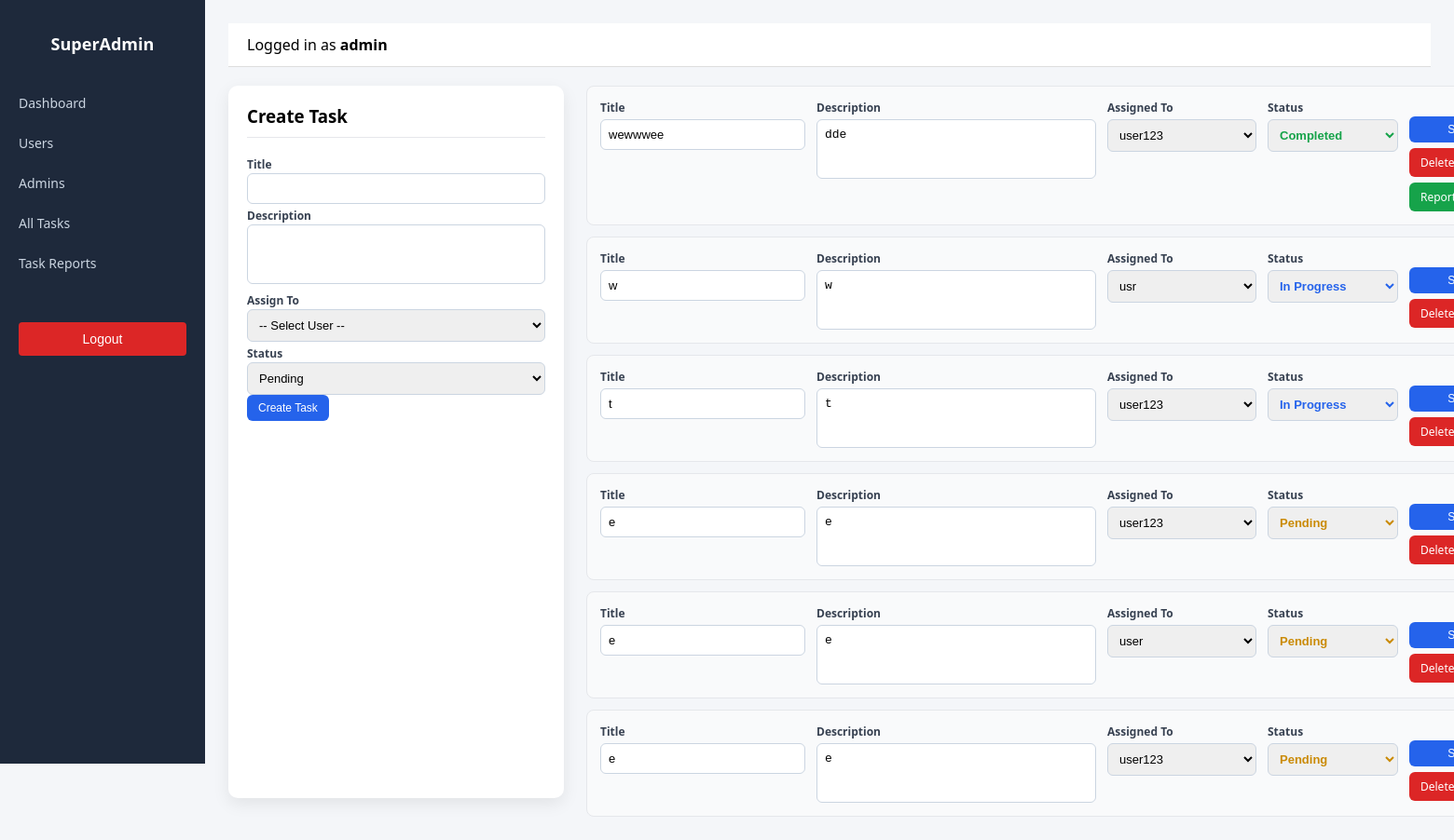
The page /panel/tasks/ (signed in) on the database its author committed.
### admin_panel/models.py (models this page shows, shortened)
class Task(models.Model):
    STATUS_CHOICES = (
        ("Pending", "Pending"),
        ("In Progress", "In Progress"),
        ("Completed", "Completed"),
    )
    title = models.CharField(max_length=200)
    description = models.TextField()
    assigned_to = models.ForeignKey(User, on_delete=models.CASCADE, related_name="tasks" )
    status = models.CharField(max_length=20, choices=STATUS_CHOICES)
    completion_report = models.TextField(blank=True, null=True)
    worked_hours = models.PositiveIntegerField(blank=True, null=True)

### admin_panel/views.py (the view, shortened to what this page needs)
# urls.py: path("tasks/", tasks_view, name="tasks"),
@login_required
def tasks_view(request):
    if not request.user.is_superuser:
        return HttpResponseForbidden()
    users = User.objects.filter(is_active=True).exclude(id=request.user.id)
    tasks = Task.objects.select_related("assigned_to").all()
    return render(
        request,
        "admin_panel/tasks.html",
        {
            "users": users,
            "tasks": tasks,
        }
    )

### admin_panel/templates/admin_panel/tasks.html (shortened to what this page needs)
{% extends "admin_panel/base.html" %}
{% block content %}
<div class="tasks-wrapper">
    <div class="card">
        <h3>Create Task</h3>
        <form method="post">
            <label>Title</label>
            <input type="text" name="title" required>
            <label>Description</label>
            <textarea name="description" required></textarea>
            <label>Assign To</label>
            <select name="assigned_to" required>
                <option value="">-- Select User --</option>
            </select>
            <label>Status</label>
            <select name="status">
                <option value="Pending">Pending</option>
            </select>
            <br>
            <button class="btn btn-primary">Create Task</button>
        </form>
    </div>
    <div class="task-list">
        {% for task in tasks %}
        <form method="post" class="task-row">
            <div class="task-grid">
                <div>
                    <label>Title</label>
                    <input type="text" name="title" value="{{ task.title }}" required>
                </div>
                <div>
                    <label>Description</label>
                    <textarea name="description">{{ task.description }}</textarea>
                </div>
                <div>
                    <label>Assigned To</label>
                    <select name="assigned_to">
                        {% for user in users %}
                            <option value="{{ user.id }}"
                                {% if task.assigned_to_id == user.id %}selected{% endif %}>
                                {{ user.username }}
                            </option>
                        {% endfor %}
                    </select>
                </div>
                <div>
                    <label>Status</label>
                    <select name="status"
                        class="status-{{ task.status|slugify }}">
                        <option value="Pending" {% if task.status == "Pending" %}selected{% endif %}>Pending</option>
                        <option value="In Progress" {% if task.status == "In Progress" %}selected{% endif %}>In Progress</option>
                        <option value="Completed" {% if task.status == "Completed" %}selected{% endif %}>Completed</option>
                    </select>
                </div>
                <div class="task-actions">
                    <button class="btn btn-primary">Save</button>
                    <a class="btn btn-delete"
                       href="{% url 'admin_panel:task-delete' task.id %}">
                        Delete
                    </a>
                    {% if task.status == "Completed" %}
                    <a class="btn btn-report"
                       href="{% url 'admin_panel:task-report' task.id %}">
                        Report
                    </a>
                    {% endif %}
                </div>
            </div>
        </form>
        {% empty %}
            <div class="card">No tasks found.</div>
        {% endfor %}
    </div>
</div>
{% endblock %}

### admin_panel/templates/admin_panel/base.html (shortened to what this page needs)
<!DOCTYPE html>
<html>
<head>
</head>
<body>
<div class="sidebar">
    <h2>SuperAdmin</h2>
    <a href="{% url 'admin_panel:dashboard' %}">Dashboard</a>
    <a href="{% url 'admin_panel:users' %}">Users</a>
    <a href="{% url 'admin_panel:admins' %}">Admins</a>
    <a href="{% url 'admin_panel:tasks' %}">All Tasks</a>
    <a href="{% url 'admin_panel:reports' %}">Task Reports</a>
    <form method="post" action="{% url 'accounts:logout' %}" style="margin-top:30px;">
    <button type="submit" class="btn-sm btn-delete">
        Logout
    </button>
</form>
</div>
<div class="content">
    <div class="topbar">
        Logged in as <strong>{{ request.user.username }}</strong>
    </div>
    {% block content %}{% endblock %}
</div>
</body>
</html>

### admin_panel/templates/admin_panel/base.html (style rules this page uses)
body { margin: 0; font-family: "Segoe UI", Arial, sans-serif; background: #f4f6f9; }
.sidebar { width: 220px; height: 100vh; position: fixed; background: #1e293b; color: #fff; padding-top: 20px; }
.sidebar h2 { text-align: center; font-size: 18px; margin-bottom: 30px; }
.sidebar a { display: block; padding: 12px 20px; color: #cbd5e1; text-decoration: none; font-size: 14px; }
.content { margin-left: 220px; padding: 25px; }
.topbar { background: #fff; padding: 12px 20px; border-bottom: 1px solid #ddd; margin-bottom: 20px; }
.card { background: #fff; padding: 20px; border-radius: 6px; box-shadow: 0 2px 6px rgba(0,0,0,0.08); margin-bottom: 20px; }
.btn { padding: 6px 12px; font-size: 13px; border-radius: 4px; text-decoration: none; border: none; cursor: pointer; }
.sidebar form { padding: 12px 20px; }
.sidebar button { width: 100%; background: #dc2626; border: none; color: #fff; padding: 10px; font-size: 14px; border-radius: 4px; cursor: pointer; }
.btn-primary { background: #2563eb; color: #fff; }

### admin_panel/templates/admin_panel/tasks.html (style rules this page uses)
.tasks-wrapper { display: grid; grid-template-columns: 360px 1fr; gap: 24px; }
.card { background: #ffffff; border-radius: 10px; padding: 20px; box-shadow: 0 6px 18px rgba(0,0,0,0.08); }
.card h3 { margin: 0 0 16px; padding-bottom: 10px; border-bottom: 1px solid #e5e7eb; }
label { font-size: 12px; font-weight: 600; color: #374151; margin-bottom: 4px; }
input, textarea, select { width: 100%; padding: 8px; border-radius: 6px; border: 1px solid #cbd5e1; font-size: 13px; box-sizing: border-box; }
textarea { resize: none; height: 64px; }
.btn { padding: 7px 12px; border-radius: 6px; border: none; font-size: 12px; cursor: pointer; white-space: nowrap; }
.btn-primary { background: #2563eb; color: #fff; }
.btn-delete { background: #dc2626; color: #fff; }
.btn-report { background: #16a34a; color: #fff; }
.task-list { display: flex; flex-direction: column; gap: 12px; }
.task-row { background: #f9fafb; border: 1px solid #e5e7eb; border-radius: 8px; padding: 14px; }
.task-grid { display: grid; grid-template-columns: 220px 300px 160px 140px 110px; gap: 12px; align-items: start; }
.task-grid > div { display: flex; flex-direction: column; }
.task-actions { display: flex; flex-direction: column; gap: 6px; padding-top: 18px; }
.status-pending { color: #ca8a04; font-weight: 600; }
.status-in-progress { color: #2563eb; font-weight: 600; }
.status-completed { color: #16a34a; font-weight: 600; }

### rows shown on the page
Task: title "wewwwee", description "dde", assigned_to "user123", status "Completed", shows "Report"
Task: title "w", description "w", assigned_to "usr", status "In Progress"
Task: title "t", description "t", assigned_to "user123", status "In Progress"
Task: title "e", description "e", assigned_to "user123", status "Pending"
Task: title "e", description "e", assigned_to "user", status "Pending"
Task: title "e", description "e", assigned_to "user123", status "Pending"

### other values the page prints
{{ request.user.username }} "admin"
